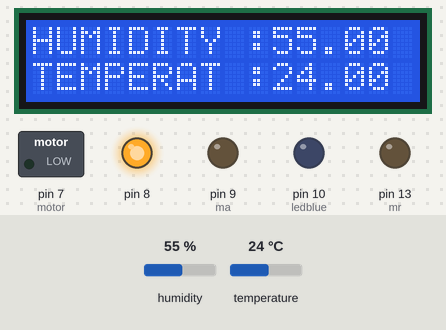
Bench run of a sketch on a simulated Arduino Uno, built with avr-gcc and run on an emulated ATmega328P. On the bench: 16×2 character LCD, switched loads named in the sketch (green lamp = pin HIGH), output pins drawn as LEDs (lit = HIGH). Dashed ring = blinking. The inputs (shaded band) are chosen by the test bench; at power-on: humidity 55 %, temperature 24 °C. What the sketch prints to the serial monitor is not drawn.

Above: at 1.2 s.
1.3 s: humidity set to 58 %
At 2.69 s:
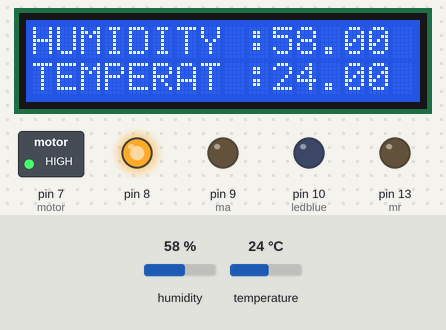
5.0 s: temperature set to 35 °C
At 9.29 s:
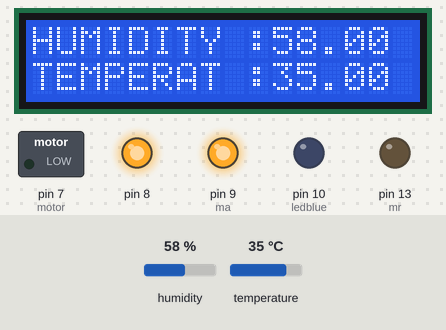
10.7 s: temperature set to 38 °C
At 17.0 s:
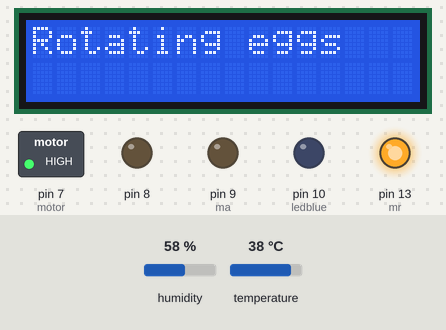
17.2 s: humidity set to 22 %
At 18.8 s:
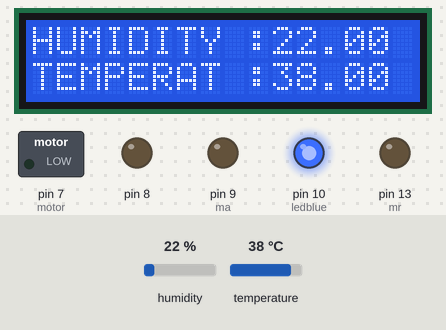
20.2 s: humidity set to 48 %
At 23.5 s:
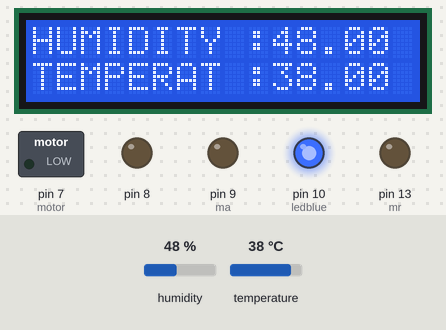
26.7 s: humidity set to 51 %
At 27.4 s:
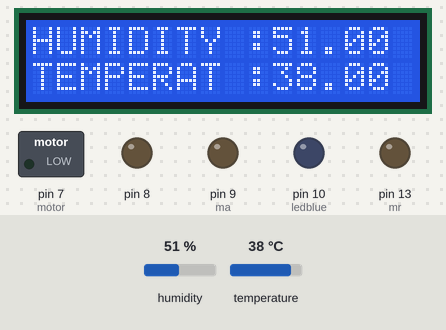
Timing chart, 0 to 58.8 s (numbered marks = the images above; inputs shaded):
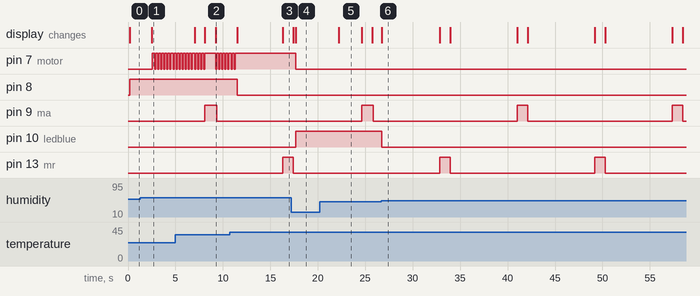

Measured:
- the behaviour switches between 55 and 56 % on humidity (found by bisection; images 0 and 1)
- the behaviour switches between 36 and 37 °C on temperature (found by bisection; images 2 and 3)
- the behaviour switches between 49 and 50 % on humidity (found by bisection; images 5 and 6)
- after the input at 1.3 s, pin 7 (motor): alternates HIGH for 0.22 s and LOW for 0.10 s, starting after 1.3 s; the display: changes after 1.2 s (image 1)
- after the input at 5.0 s, the display: changes after 2.0 s (image 2)
- after the input at 10.7 s, pin 7 (motor): goes on until 11.3 s, then stays HIGH; pin 8: HIGH → LOW after 0.83 s; the display: first changes after 0.83 s (image 3 shows a later state)
- after the input at 17.2 s, pin 7 (motor): HIGH → LOW after 0.45 s; pin 10 (ledblue): LOW → HIGH after 0.45 s; the display: first differs from a run without the input after 0.45 s (image 4)
- after the input at 20.2 s, the display: changes after 2.0 s (image 5)
- after the input at 26.7 s, pin 10 (ledblue): HIGH → LOW at once; the display: changes at once (image 6)

The sketch:

program.ino
```cpp
// include the library code:
#include <LiquidCrystal.h> // LCD display
// initialize the library by associating any needed LCD interface pin
// with the arduino pin number it is connected to
const int rs = 12, en = 11, d4 = 6, d5 = 5, d6 = 4, d7 = 3;
LiquidCrystal lcd(rs, en, d4, d5, d6, d7);
#include "DHT.h"
#define DHTPIN 2     // what digital pin we're connected to
// Uncomment whatever type you're using!
#define DHTTYPE DHT11   // DHT 11
// Connect pin 1 (on the left) of the sensor to +5V
// NOTE: If using a board with 3.3V logic like an Arduino Due connect pin 1
// to 3.3V instead of 5V!
// Connect pin 2 of the sensor to whatever your DHTPIN is
// Connect pin 4 (on the right) of the sensor to GROUND
// Connect a 10K resistor from pin 2 (data) to pin 1 (power) of the sensor
// Initialize DHT sensor.
// Note that older versions of this library took an optional third parameter to
// tweak the timings for faster processors.  This parameter is no longer needed
// as the current DHT reading algorithm adjusts itself to work on faster procs.
DHT dht(DHTPIN, DHTTYPE);
int motor = 7;
int ledblue = 10;
int ma = 9;
int mr = 13;
unsigned long time, previoTime = 0;
boolean statusMotor = false;  // direction of rotation
#define trotacionhuevos  8000 // Time to the rotation in milliseconds

void rotacionhuevos  ()  {
time = millis();
    if( time - previoTime > trotacionhuevos ) {
    previoTime = time;
    lcd.clear();
    lcd.setCursor(0, 0);
    lcd.print("Rotating eggs ");
    if (statusMotor == false){
      digitalWrite(ma,HIGH);
      digitalWrite(mr,LOW);
      delay(1000);
    }
    if (statusMotor == true){
      digitalWrite(ma,LOW);
      digitalWrite(mr,HIGH);
      delay(1000);

    }
    statusMotor = !statusMotor;
    }
    else{
      digitalWrite(ma,LOW);
      digitalWrite(mr,LOW);
      delay(100);
    }
}

void setup() {
  lcd.begin(16, 2);
  Serial.begin(9600);
  Serial.println("DHTxx test!");
  pinMode(8, OUTPUT);
  pinMode(motor,OUTPUT);
  pinMode(ledblue,OUTPUT);
  pinMode(ma,OUTPUT);
  pinMode(mr,OUTPUT);
  dht.begin();
}

void loop() {
  // Wait a few seconds between measurements.

  delay(100);


  // Reading temperature or humidity takes about 250 milliseconds!
  // Sensor readings may also be up to 2 seconds 'old' (its a very slow sensor)
  float h = dht.readHumidity();
  // Read temperature as Celsius (the default)
  float t = dht.readTemperature();
  // Read temperature as Fahrenheit (isFahrenheit = true)
  float f = dht.readTemperature(true);

  // Check if any reads failed and exit early (to try again).
  if (isnan(h) || isnan(t) || isnan(f)) {
    Serial.println("Failed to read from DHT sensor!");
    return;
  }

  // Compute heat index in Fahrenheit (the default)
  float hif = dht.computeHeatIndex(f, h);
  // Compute heat index in Celsius (isFahreheit = false)
  float hic = dht.computeHeatIndex(t, h, false);

  //Serial.println("success");
  Serial.print("Humidity: ");
  Serial.print(h);
  Serial.print(" %\t");
  Serial.print("Temperature: ");
  Serial.print(t);
  Serial.print(" *C ");
  Serial.print(f);
  Serial.print(" *F\t");
  Serial.print("Heat index: ");
  Serial.print(hic);
  Serial.print(" *C ");
  Serial.print(hif);
  Serial.println(" *F");

  lcd.setCursor(0, 0);
  lcd.print("HUMIDITY : ");
  lcd.setCursor(10, 0);
  lcd.print(h);
  lcd.setCursor(0, 1);
  lcd.print("TEMPERAT : ");
  lcd.setCursor(10, 1);
  lcd.print(t);
  // t and h conditions
  if (t < 37)
   {
    digitalWrite(8,HIGH);
    analogWrite(motor,0);
    delay(100);
   }
  else if (t>=37 && t <=38)
   {
    digitalWrite(8,LOW);
    analogWrite(motor,0);
   }
   else if (t > 38){
    digitalWrite(8,LOW);
    analogWrite(motor,255);
    delay(100);
   }

   if (h < 50){
    digitalWrite(ledblue,HIGH); // turn on the led that represents the  humidifier
    delay(100);
   }
   else if (h > 55){
    analogWrite(motor,255); // turn on the ventilator
    digitalWrite(ledblue,LOW); // turn off led that represents the humidifier
   }
   else if (h >=50 && h <= 55){
    //Normal rank of h
    digitalWrite(ledblue,LOW); // turn off led that represents the humidifier
   }

   rotacionhuevos();


}
```
